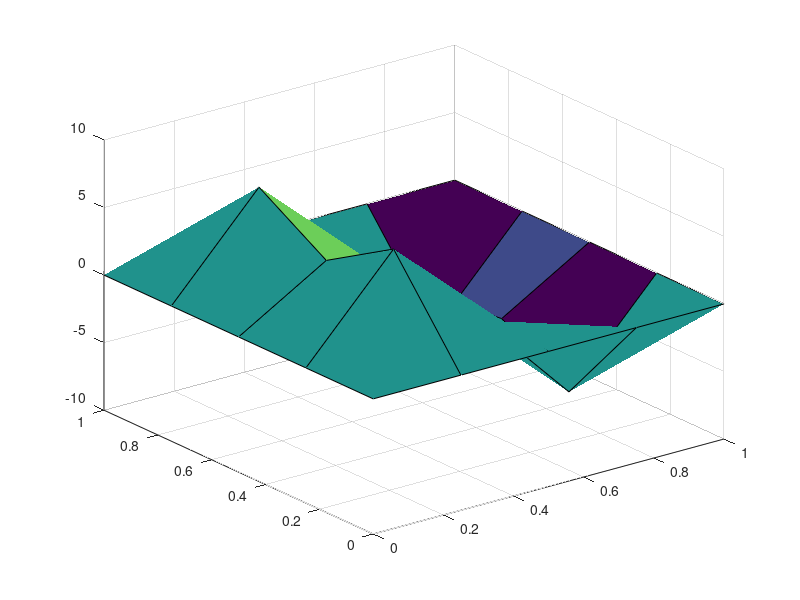

This chart was generated by the following MATLAB code:
x=0:1/4:1;
y=0:1/4:1;
[X,Y]=meshgrid(x,y);
U=[0 , 0 , 0 , 0 , 0 , ;
0 , 7.04211 , 1.66533e-16 , -7.04211 , -1.73191e-16 , ;
0 , 3.91045 , 1.13798e-15 , -3.91045 , -2.44929e-16 , ;
0 , 7.04211 , 4.996e-16 , -7.04211 , -1.73191e-16 , ;
0 , 1.22465e-16 , 1.49976e-32 , -1.22465e-16 , -2.99952e-32 , ;
]
surf(x,y,U);
